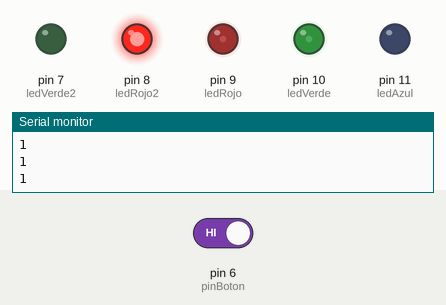
This sketch was run on a simulated Arduino Uno, built with avr-gcc and run on an emulated ATmega328P. Parts: output pins drawn as LEDs (lit = HIGH), the last lines printed to the serial monitor. Dashed ring = blinking. Inputs (shaded band) come from the test bench; at power-on: pin 6 (pinBoton) HIGH. Random numbers use the default seed unless the sketch sets one.

Above: at 12.6 s.
12.7 s: pin 6 (pinBoton) driven LOW
At 20.0 s:
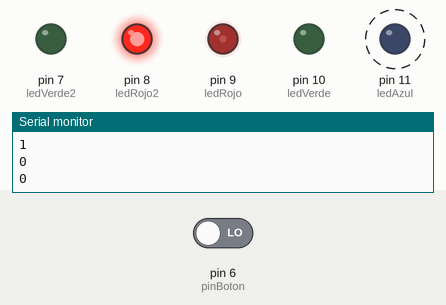
22.2 s: pin 6 (pinBoton) driven HIGH
At 28.9 s:
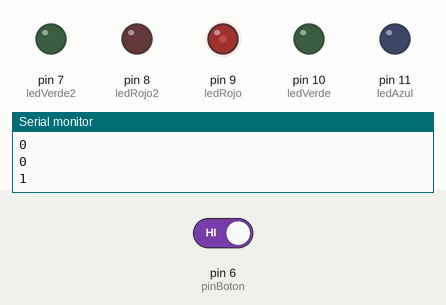
33.9 s: pin 6 (pinBoton) driven LOW
At 37.7 s:
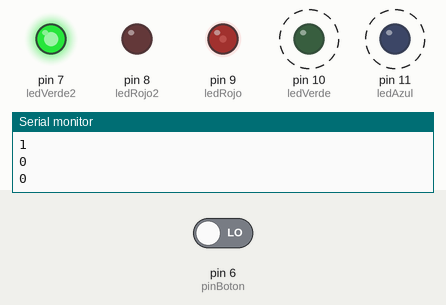
40.5 s: pin 6 (pinBoton) driven HIGH
Timing chart, 0 to 49.4 s (numbered marks = the images above; inputs shaded):
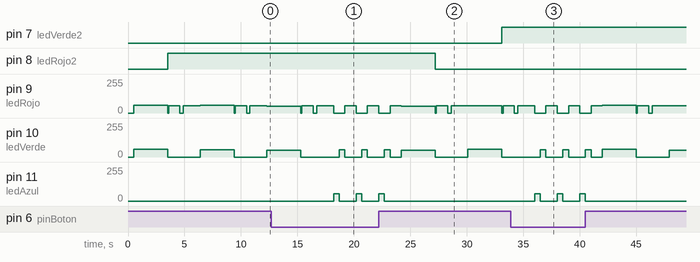

The sketch:

practica_extra_04.ino
```cpp
int ledAzul = 11; // declaramos los pines PWM que vamos a utilizar
int ledVerde = 10;
int ledRojo = 9;

int ledRojo2 = 8;
int ledVerde2 = 7;

int numeroRandomVerde; // variable donde almacenamos los valores aleatorios a utilizar en el led RGB
int numeroRandomRojo;
//int numeroRandomAzul;

int pinBoton = 6;
int valorBoton = 0;

void setup(){
    Serial.begin(9600);
    pinMode(ledAzul, OUTPUT); // declaramos el pin como la salida
    pinMode(ledVerde, OUTPUT);
    pinMode(ledRojo, OUTPUT);
    pinMode(ledVerde2, OUTPUT);
    pinMode(ledRojo2, OUTPUT);
    pinMode(pinBoton, INPUT);
}

void loop(){
  valorBoton = digitalRead(pinBoton);
  Serial.println(valorBoton);
  delay(500);

  numeroRandomVerde = random(50,60);
  numeroRandomRojo = random(50,60);
  //numeroRandomAzul = random(10,55);

if (valorBoton == 0){
    analogWrite(ledAzul, 55); // escribimos del valor en PIN Rojo
    analogWrite(ledVerde, 0); // escribimos del valor en PIN Verde
    analogWrite(ledRojo, 0); // escribimos del valor en PIN Azul
    delay (500);
    analogWrite(ledAzul, 0); // escribimos del valor en PIN Rojo
    analogWrite(ledVerde, 55); // escribimos del valor en PIN Verde
    analogWrite(ledRojo, 0); // escribimos del valor en PIN Azul
    delay (500);
    analogWrite(ledAzul, 0); // escribimos del valor en PIN Rojo
    analogWrite(ledVerde, 0); // escribimos del valor en PIN Verde
    analogWrite(ledRojo, 55); // escribimos del valor en PIN Azul
    delay (500);
}else{
    //analogWrite(ledAzul, numeroRandomAzul); // escribimos del valor en PIN Rojo
    analogWrite(ledVerde, numeroRandomVerde); // escribimos del valor en PIN Verde
    analogWrite(ledRojo, numeroRandomRojo); // escribimos del valor en PIN Azul
    delay (3000);

    // comienza bloque que determina que led alternativo  se encenderá
    if (numeroRandomVerde > numeroRandomRojo){
      digitalWrite(ledVerde2, HIGH);
      digitalWrite(ledRojo2, LOW);
    }if (numeroRandomRojo > numeroRandomVerde){
      digitalWrite(ledRojo2, HIGH);
      digitalWrite(ledVerde2, LOW);
    }if (numeroRandomVerde == numeroRandomRojo){
      digitalWrite(ledRojo2, LOW);
      digitalWrite(ledVerde2, LOW);
    }
    // termina bloque que determina que led alternativo se encenderá

    analogWrite(ledAzul, 0); // escribimos del valor en PIN Rojo
    analogWrite(ledVerde, 0); // escribimos del valor en PIN Verde
    analogWrite(ledRojo, 0); // escribimos del valor en PIN Azul
    delay (100);

    analogWrite(ledAzul, 0); // escribimos del valor en PIN Rojo
    analogWrite(ledVerde, 0); // escribimos del valor en PIN Verde
    analogWrite(ledRojo, 55); // escribimos del valor en PIN Azul
    delay (1000);

    analogWrite(ledAzul, 0); // escribimos del valor en PIN Rojo
    analogWrite(ledVerde, 0); // escribimos del valor en PIN Verde
    analogWrite(ledRojo, 0); // escribimos del valor en PIN Azul
    delay (300);

    analogWrite(ledAzul, 0); // escribimos del valor en PIN Rojo
    analogWrite(ledVerde, 0); // escribimos del valor en PIN Verde
    analogWrite(ledRojo, 55); // escribimos del valor en PIN Azul
    delay (1000);


}// corchete que cierra el if/else


} // Corchete que cierra el void loop
```

Measured:
- after the input at 12.7 s, pin 11 (ledAzul): alternates 55/255 for 0.50 s and 0/255 for 1.5 s, starting after 5.5 s
- after the input at 22.2 s, pin 7 (ledVerde2): LOW → HIGH after 10.9 s; pin 8 (ledRojo2): HIGH → LOW after 5.0 s
- after the input at 33.9 s, pin 11 (ledAzul): alternates 55/255 for 0.50 s and 0/255 for 1.5 s, starting after 2.1 s
